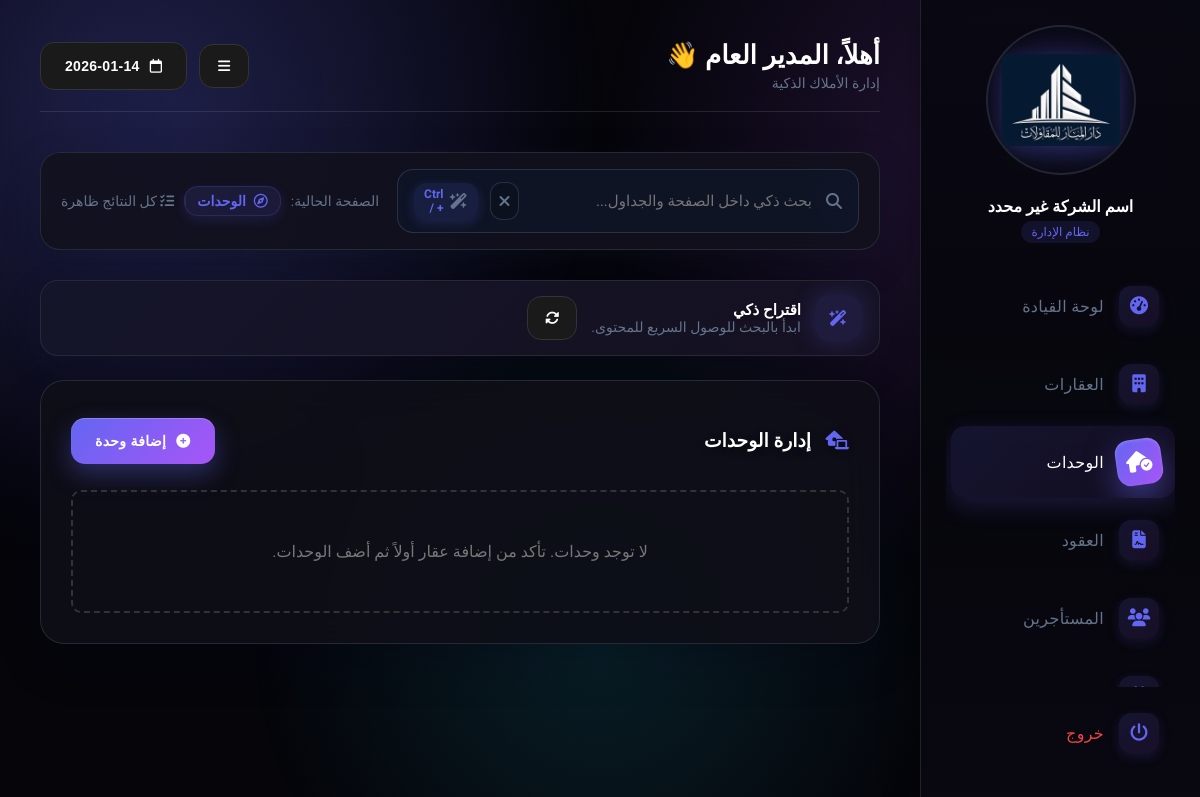
Page /index.php?p=units (signed in) on the earlier database version.
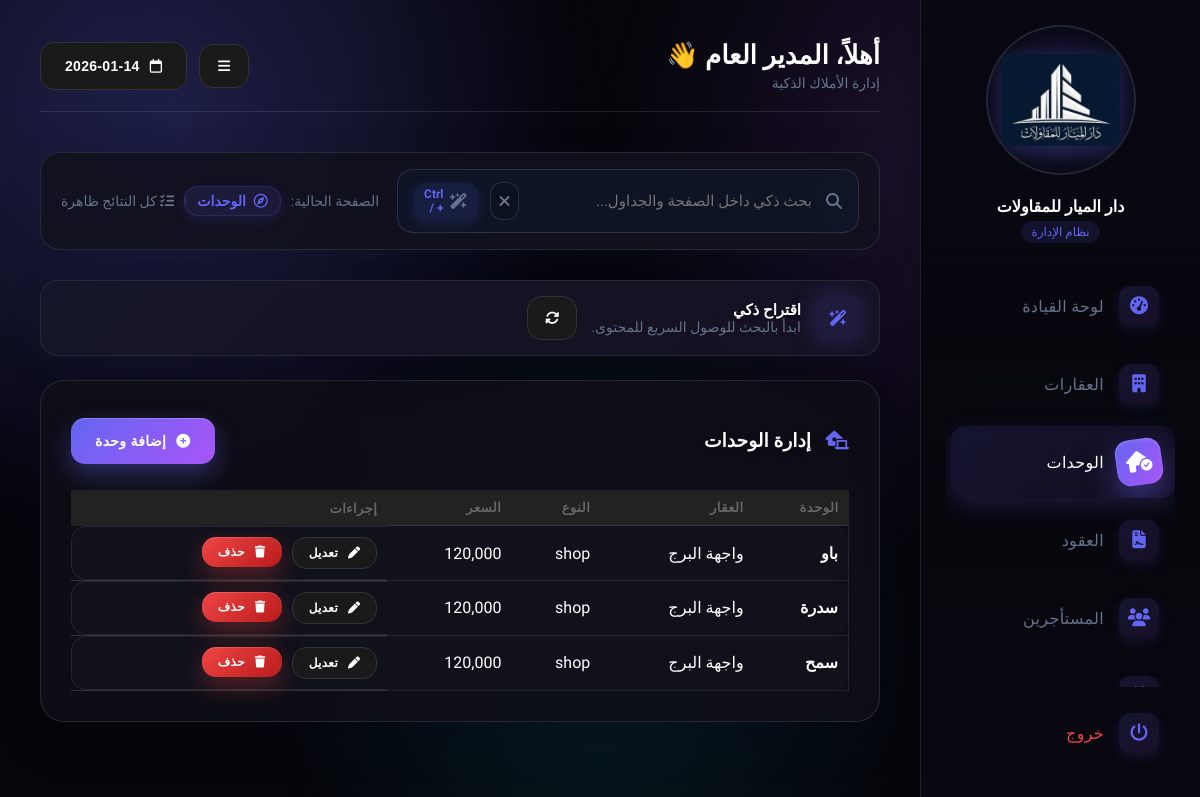
Same page on the later database version.
### tables this page shows
CREATE TABLE `units` (
  `id` int NOT NULL,
  `property_id` int NOT NULL,
  `unit_name` varchar(100) NOT NULL,
  `type` varchar(50) DEFAULT 'apartment',
  `yearly_price` decimal(15,2) DEFAULT '0.00',
  `elec_meter_no` varchar(50) DEFAULT NULL,
  `water_meter_no` varchar(50) DEFAULT NULL,
  `status` enum('available','rented') DEFAULT 'available'
);

CREATE TABLE `properties` (
  `id` int NOT NULL,
  `name` varchar(255) NOT NULL,
  `address` text,
  `manager` varchar(100) DEFAULT NULL,
  `phone` varchar(20) DEFAULT NULL
);

### pages/units.php (the view, shortened to what this page needs)
<div class="card">
    <div style="display:flex; justify-content:space-between; align-items:center; margin-bottom:20px">
        <h3><i class="fa-solid fa-house-laptop" style="margin-left:10px;color:var(--primary)"></i> إدارة الوحدات</h3>
        <button onclick="openModal()" class="btn btn-primary"><i class="fa-solid fa-circle-plus"></i> إضافة وحدة</button>
    </div>
    <?php
    $units = $pdo->query("SELECT u.*, p.name as pname FROM units u LEFT JOIN properties p ON u.property_id=p.id ORDER BY u.id DESC");
    if($units->rowCount() == 0):
    ?>
        <div style="text-align:center; padding:50px; color:#777; border:2px dashed #333; border-radius:10px;">
            لا توجد وحدات. تأكد من إضافة عقار أولاً ثم أضف الوحدات.
        </div>
    <?php else: ?>
        <table style="width:100%; border-collapse:collapse;">
            <thead>
                <tr style="background:#222; text-align:right;">
                    <th style="padding:10px">الوحدة</th>
                    <th style="padding:10px">العقار</th>
                    <th style="padding:10px">النوع</th>
                    <th style="padding:10px">السعر</th>
                    <th style="padding:10px">إجراءات</th>
                </tr>
            </thead>
            <tbody>
                <?php while($u = $units->fetch()): ?>
                <tr style="border-bottom:1px solid #333;">
                    <td style="padding:10px; font-weight:bold"><?= $u['unit_name'] ?></td>
                    <td style="padding:10px"><?= $u['pname'] ?></td>
                    <td style="padding:10px"><?= $u['type'] ?></td>
                    <td style="padding:10px"><?= number_format($u['yearly_price']) ?></td>
                    <td style="padding:10px; display:flex; gap:10px;">
                        <button class="btn btn-dark btn-sm"
                            onclick="editUnit(this)"
                            data-id="<?= $u['id'] ?>"
                            data-pid="<?= $u['property_id'] ?>"
                            data-name="<?= htmlspecialchars($u['unit_name']) ?>"
                            data-type="<?= $u['type'] ?>"
                            data-price="<?= $u['yearly_price'] ?>"
                            data-elec="<?= htmlspecialchars($u['elec_meter_no']) ?>"
                            data-water="<?= htmlspecialchars($u['water_meter_no']) ?>"
                        >
                            <i class="fa-solid fa-pen"></i> تعديل
                        </button>
                        <form method="POST" onsubmit="return confirm('حذف الوحدة؟');" style="margin:0">
                            <button class="btn btn-danger btn-sm"><i class="fa-solid fa-trash"></i> حذف</button>
                        </form>
                    </td>
                </tr>
                <?php endwhile; ?>
            </tbody>
        </table>
    <?php endif; ?>
</div>

### includes/header.php (shortened to what this page needs)
<?php
$user_name = $_SESSION['user_name'] ?? 'المدير';
$p = $_GET['p'] ?? 'dashboard';
$page_titles = [
    'dashboard' => 'لوحة القيادة',
    'properties' => 'العقارات',
    'units' => 'الوحدات',
    'contracts' => 'العقود',
    'tenants' => 'المستأجرين',
    'alerts' => 'التنبيهات',
    'maintenance' => 'الصيانة',
    'vendors' => 'المقاولين',
    'users' => 'المستخدمين',
    'settings' => 'الإعدادات',
    'smart_center' => 'مركز التمكين الذكي',
    'reports' => 'التقارير المالية',
    'lease_calendar' => 'تقويم العقود و ROI',
];
$page_key = array_key_exists($p, $page_titles) ? $p : 'dashboard';
$page_title = $page_titles[$page_key] ?? 'لوحة القيادة';
$settingsMap = [];
try {
    $stmt = $pdo->prepare("SELECT k, v FROM settings WHERE k IN ('logo','company_name','timezone','date_format','maintenance_mode','maintenance_message')");
    $stmt->execute();
    while ($row = $stmt->fetch(PDO::FETCH_ASSOC)) {
        $settingsMap[$row['k']] = $row['v'];
    }
} catch (Exception $e) {
}
$db_logo = $settingsMap['logo'] ?? null;
$logo_src = $db_logo && file_exists($db_logo) ? $db_logo : 'logo.png';
$company_name = $settingsMap['company_name'] ?? 'اسم الشركة غير محدد';
$dateFormat = $settingsMap['date_format'] ?? 'Y-m-d';
$displayDate = date($dateFormat);
$company_name_safe = htmlspecialchars($company_name);
?>
<!DOCTYPE html>
<html lang="ar" dir="rtl">
<head>
    <link rel="stylesheet" href="https://cdn.jsdelivr.net/npm/@fortawesome/fontawesome-free@6.5.1/css/all.min.css">
</head>
<body data-page="<?= htmlspecialchars($page_key) ?>">
    <div class="sidebar">
    <div style="text-align:center; margin-bottom:30px">
        <div class="logo-wrapper"><img src="<?= $logo_src ?>" class="logo-img" alt="Logo"></div>
        <h4 style="margin:10px 0 5px; font-weight:800"><?= $company_name_safe ?></h4>
        <span class="tagline" style="font-size:12px; color:var(--primary); background:var(--tag-bg); padding:4px 10px; border-radius:20px">نظام الإدارة</span>
    </div>
    <div style="flex:1; overflow-y:auto; padding-left:5px">
        <a href="index.php?p=dashboard" class="nav-link <?= $p=='dashboard'?'active':'' ?>"><i class="fa-solid fa-gauge-high"></i> <span>لوحة القيادة</span></a>
        <a href="index.php?p=properties" class="nav-link <?= $p=='properties'?'active':'' ?>"><i class="fa-solid fa-building"></i> <span>العقارات</span></a>
        <a href="index.php?p=units" class="nav-link <?= $p=='units'?'active':'' ?>"><i class="fa-solid fa-house-circle-check"></i> <span>الوحدات</span></a>
        <a href="index.php?p=contracts" class="nav-link <?= $p=='contracts'?'active':'' ?>"><i class="fa-solid fa-file-contract"></i> <span>العقود</span></a>
        <a href="index.php?p=tenants" class="nav-link <?= $p=='tenants'?'active':'' ?>"><i class="fa-solid fa-users"></i> <span>المستأجرين</span></a>
        <a href="index.php?p=lease_calendar" class="nav-link <?= $p=='lease_calendar'?'active':'' ?>"><i class="fa-solid fa-calendar-days"></i> <span>تقويم العقود</span></a>
    </div>
    <a href="logout.php" class="nav-link" style="color:#ef4444; margin-top:10px"><i class="fa-solid fa-power-off"></i> <span>خروج</span></a>
</div>
<div class="main">
    <div class="header">
        <div>
            <h1 style="margin:0; font-size:26px; font-weight:800">أهلاً، <?= $user_name ?> 👋</h1>
            <div style="color:var(--muted); font-size:14px; margin-top:5px">إدارة الأملاك الذكية</div>
        </div>
        <div class="header-actions">
            <button class="btn btn-dark btn-icon" id="sidebarToggle" type="button" title="طي/إظهار القائمة">
                <i class="fa-solid fa-bars"></i>
            </button>
            <button class="btn btn-dark btn-small">
                <i class="fa-regular fa-calendar"></i> <?= $displayDate ?>
            </button>
        </div>
    </div>
    <div class="smart-toolbar">
        <div class="smart-search">
            <i class="fa-solid fa-magnifying-glass"></i>
            <input id="globalSearch" type="search" placeholder="بحث ذكي داخل الصفحة والجداول..." autocomplete="off" aria-label="البحث في محتوى الصفحة والجداول">
            <button class="search-clear" type="button" id="clearSearch" title="مسح البحث">
                <i class="fa-solid fa-xmark"></i>
            </button>
            <span class="smart-search-hint"><i class="fa-solid fa-wand-magic-sparkles"></i> Ctrl + /</span>
        </div>
        <div class="smart-meta">
            <span>الصفحة الحالية:</span>
            <span class="page-pill"><i class="fa-regular fa-compass"></i> <?= $page_title ?></span>
            <span id="searchCount"><i class="fa-solid fa-list-check"></i> كل النتائج ظاهرة</span>
        </div>
    </div>
    <div class="smart-assist" id="smartAssist">
        <div class="assist-icon"><i class="fa-solid fa-wand-magic-sparkles"></i></div>
        <div>
            <div class="assist-title">اقتراح ذكي</div>
            <div class="assist-body" id="smartHintText">ابدأ بالبحث للوصول السريع للمحتوى.</div>
        </div>
        <button class="btn btn-dark btn-icon" id="refreshHint" type="button" title="اقتراح آخر">
            <i class="fa-solid fa-rotate"></i>
        </button>
    </div>

### index.php (shortened to what this page needs)
<?php
require 'config.php';
$allowed = [
    'dashboard', 'properties', 'units', 'tenants', 'tenant_view',
    'contracts', 'contract_view', 'maintenance', 'vendors', 'alerts',
    'settings', 'users', 'smart_center', 'reports', 'lease_calendar', 'help'
];
include 'includes/header.php';
if(in_array($p, $allowed) && file_exists("pages/$p.php")) {
    include "pages/$p.php";
} else {
    echo "<div style='text-align:center; padding:50px; color:#fff'>
            <h1>404</h1>
            <p>عذراً، الصفحة غير موجودة: pages/$p.php</p>
          </div>";
}
include 'includes/footer.php';
?>

### includes/footer.php (shortened to what this page needs)
</div>
</body>
</html>

Differences in the rows shown:
added units: unit_name "باو", property.name "واجهة البرج", type "shop", yearly_price "120,000"
added units: unit_name "سدرة", property.name "واجهة البرج", type "shop", yearly_price "120,000"
added units: unit_name "سمح", property.name "واجهة البرج", type "shop", yearly_price "120,000"
Other differences:
$company_name_safe: "اسم الشركة غير محدد" → "دار الميار للمقاولات"
text no longer shown: "لا توجد وحدات. تأكد من إضافة عقار أولاً ثم أضف الوحدات."
text now shown: "الوحدة العقار النوع السعر إجراءات"
